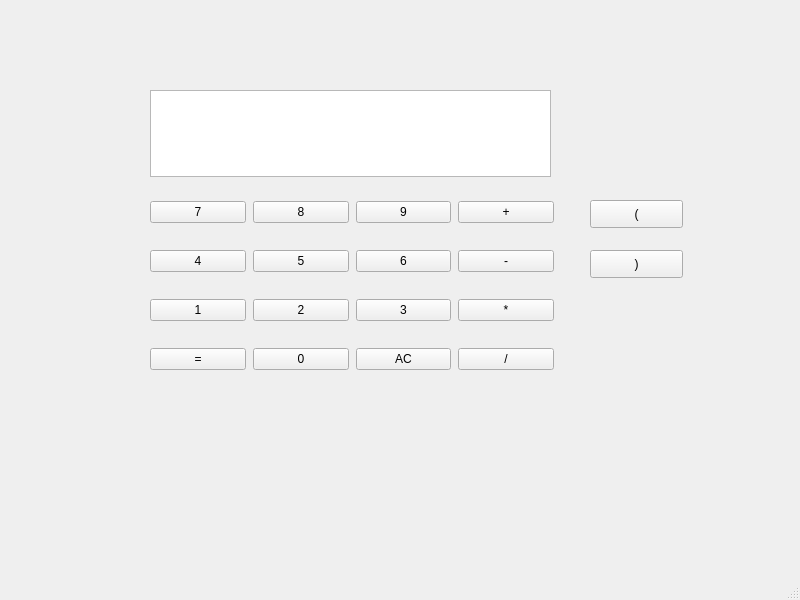
<?xml version="1.0" encoding="UTF-8"?>
<ui version="4.0">
 <class>MainWindow</class>
 <widget class="QMainWindow" name="MainWindow">
  <property name="geometry">
   <rect>
    <x>0</x>
    <y>0</y>
    <width>800</width>
    <height>600</height>
   </rect>
  </property>
  <property name="windowTitle">
   <string>MainWindow</string>
  </property>
  <widget class="QWidget" name="centralwidget">
   <widget class="QTextEdit" name="screen">
    <property name="geometry">
     <rect>
      <x>150</x>
      <y>90</y>
      <width>401</width>
      <height>87</height>
     </rect>
    </property>
   </widget>
   <widget class="QWidget" name="layoutWidget">
    <property name="geometry">
     <rect>
      <x>150</x>
      <y>180</y>
      <width>404</width>
      <height>211</height>
     </rect>
    </property>
    <layout class="QGridLayout" name="gridLayout">
     <property name="sizeConstraint">
      <enum>QLayout::SetNoConstraint</enum>
     </property>
     <property name="horizontalSpacing">
      <number>7</number>
     </property>
     <item row="0" column="0">
      <widget class="QPushButton" name="n7">
       <property name="enabled">
        <bool>true</bool>
       </property>
       <property name="text">
        <string>7</string>
       </property>
      </widget>
     </item>
     <item row="0" column="1">
      <widget class="QPushButton" name="n8">
       <property name="text">
        <string>8</string>
       </property>
      </widget>
     </item>
     <item row="0" column="2">
      <widget class="QPushButton" name="n9">
       <property name="text">
        <string>9</string>
       </property>
      </widget>
     </item>
     <item row="0" column="3">
      <widget class="QPushButton" name="add">
       <property name="text">
        <string>+</string>
       </property>
      </widget>
     </item>
     <item row="1" column="0">
      <widget class="QPushButton" name="n4">
       <property name="text">
        <string>4</string>
       </property>
      </widget>
     </item>
     <item row="1" column="1">
      <widget class="QPushButton" name="n5">
       <property name="text">
        <string>5</string>
       </property>
      </widget>
     </item>
     <item row="1" column="2">
      <widget class="QPushButton" name="n6">
       <property name="text">
        <string>6</string>
       </property>
      </widget>
     </item>
     <item row="1" column="3">
      <widget class="QPushButton" name="del">
       <property name="text">
        <string>-</string>
       </property>
      </widget>
     </item>
     <item row="2" column="0">
      <widget class="QPushButton" name="n1">
       <property name="text">
        <string>1</string>
       </property>
      </widget>
     </item>
     <item row="2" column="1">
      <widget class="QPushButton" name="n2">
       <property name="text">
        <string>2</string>
       </property>
      </widget>
     </item>
     <item row="2" column="2">
      <widget class="QPushButton" name="n3">
       <property name="text">
        <string>3</string>
       </property>
      </widget>
     </item>
     <item row="2" column="3">
      <widget class="QPushButton" name="multiply">
       <property name="text">
        <string>*</string>
       </property>
      </widget>
     </item>
     <item row="3" column="0">
      <widget class="QPushButton" name="ans">
       <property name="text">
        <string>=</string>
       </property>
      </widget>
     </item>
     <item row="3" column="1">
      <widget class="QPushButton" name="n0">
       <property name="text">
        <string>0</string>
       </property>
      </widget>
     </item>
     <item row="3" column="2">
      <widget class="QPushButton" name="AC">
       <property name="text">
        <string>AC</string>
       </property>
      </widget>
     </item>
     <item row="3" column="3">
      <widget class="QPushButton" name="divide">
       <property name="text">
        <string>/</string>
       </property>
      </widget>
     </item>
    </layout>
   </widget>
   <widget class="QPushButton" name="pushButton">
    <property name="geometry">
     <rect>
      <x>590</x>
      <y>200</y>
      <width>93</width>
      <height>28</height>
     </rect>
    </property>
    <property name="text">
     <string>(</string>
    </property>
   </widget>
   <widget class="QPushButton" name="pushButton_2">
    <property name="geometry">
     <rect>
      <x>590</x>
      <y>250</y>
      <width>93</width>
      <height>28</height>
     </rect>
    </property>
    <property name="text">
     <string>)</string>
    </property>
   </widget>
  </widget>
  <widget class="QMenuBar" name="menubar">
   <property name="geometry">
    <rect>
     <x>0</x>
     <y>0</y>
     <width>800</width>
     <height>26</height>
    </rect>
   </property>
  </widget>
  <widget class="QStatusBar" name="statusbar"/>
 </widget>
 <resources/>
 <connections/>
</ui>
